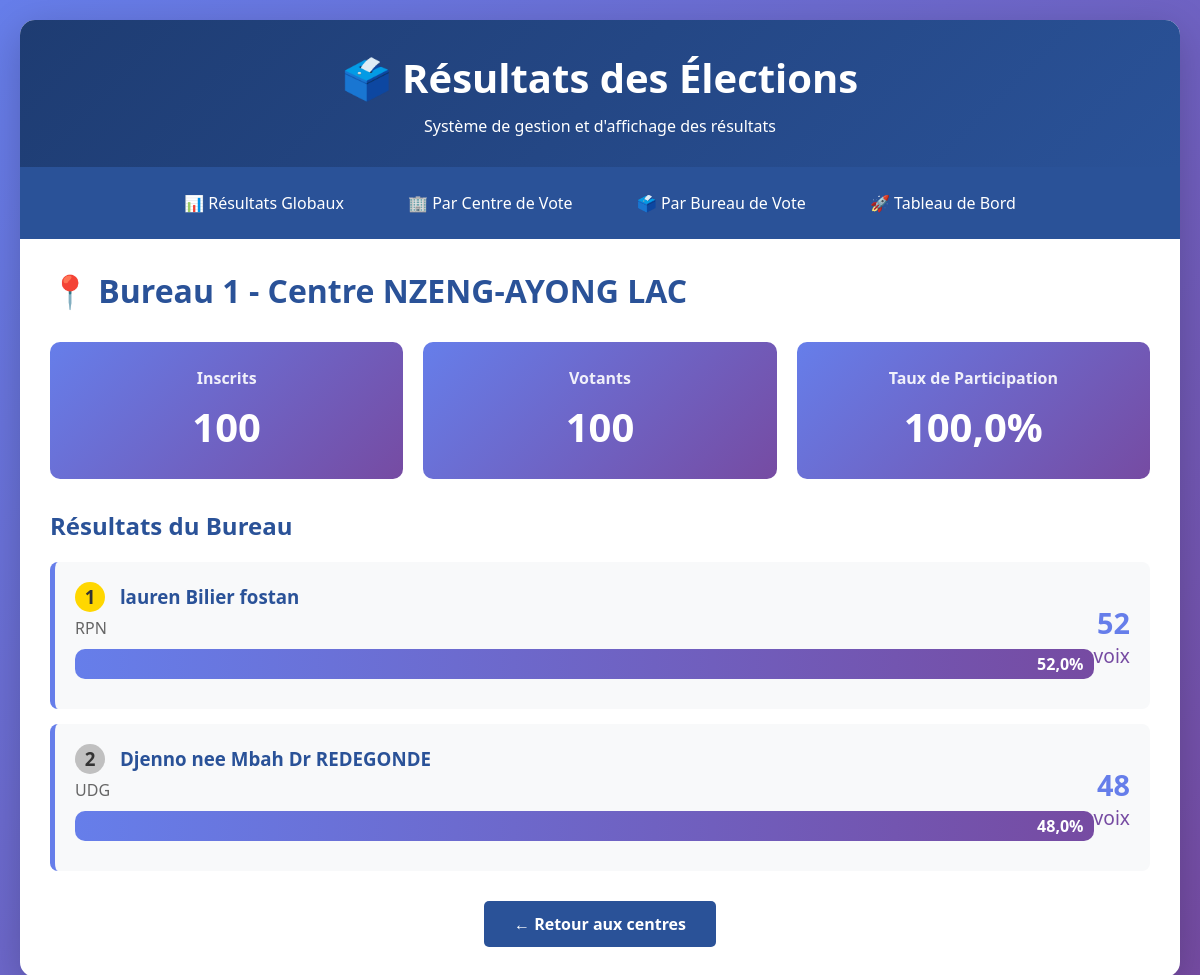
Screenshot of /bureau/29/ with the database file from the repository.
### elections/models.py (models this page shows, shortened)
class BureauVote(models.Model):
    centre = models.ForeignKey(
        CentreVote,
        on_delete=models.CASCADE,
        related_name='bureaux'
    )
    numero = models.CharField(max_length=20)
    nombre_inscrits = models.IntegerField(
        validators=[MinValueValidator(0)],
        default=0
    )
    class Meta:
        verbose_name_plural = "Bureaux de vote"
        unique_together = ['centre', 'numero']

class CentreVote(models.Model):
    nom = models.CharField(max_length=200)
    adresse = models.TextField()
    commune = models.CharField(max_length=100)
    class Meta:
        verbose_name_plural = "Centres de vote"

class Candidat(models.Model):
    nom = models.CharField(max_length=100)
    prenom = models.CharField(max_length=100)
    parti = models.CharField(max_length=100, blank=True)
    numero = models.IntegerField(unique=True)
    photo = models.ImageField(upload_to='candidats/', blank=True, null=True)
    class Meta:
        ordering = ['numero']
        verbose_name_plural = "Candidats"

### elections/views.py (the view)
# urls.py: path('bureau/<int:bureau_id>/', views.detail_bureau, name='detail_bureau'),
def detail_bureau(request, bureau_id):
    bureau = get_object_or_404(BureauVote, id=bureau_id)
    resultats = Resultat.objects.filter(bureau_vote=bureau).select_related('candidat')
    total_voix = resultats.aggregate(total=Sum('nombre_voix'))['total'] or 0
    resultats_data = []
    for resultat in resultats:
        pourcentage = 0
        if total_voix > 0:
            pourcentage = round((resultat.nombre_voix / total_voix) * 100, 2)
        resultats_data.append({
            'candidat': resultat.candidat,
            'voix': resultat.nombre_voix,
            'pourcentage': pourcentage
        })
    resultats_data.sort(key=lambda x: x['voix'], reverse=True)
    taux_part = 0
    if bureau.nombre_inscrits > 0:
        taux_part = round((total_voix / bureau.nombre_inscrits) * 100, 2)
    context = {
        'bureau': bureau,
        'resultats': resultats_data,
        'total_voix': total_voix,
        'taux_participation': taux_part
    }
    return render(request, 'elections/detail_bureau.html', context)

### elections/templates/elections/detail_bureau.html (shortened to what this page needs)
{% extends 'elections/base.html' %}
{% block content %}
<h1 style="color: #2a5298; margin-bottom: 30px;">
    📍 Bureau {{ bureau.numero }} - {{ bureau.centre.nom }}
</h1>
<div class="stats-grid">
    <div class="stat-card">
        <h3>Inscrits</h3>
        <div class="value">{{ bureau.nombre_inscrits }}</div>
    </div>
    <div class="stat-card">
        <h3>Votants</h3>
        <div class="value">{{ total_voix }}</div>
    </div>
    <div class="stat-card">
        <h3>Taux de Participation</h3>
        <div class="value">{{ taux_participation }}%</div>
    </div>
</div>
<h2 style="color: #2a5298; margin: 30px 0 20px;">Résultats du Bureau</h2>
{% for resultat in resultats %}
<div class="candidat-card">
    <div class="candidat-info">
        <h3>
            {% if forloop.counter == 1 %}
                <span class="rank first">1</span>
            {% elif forloop.counter == 2 %}
                <span class="rank second">2</span>
            {% elif forloop.counter == 3 %}
                <span class="rank third">3</span>
            {% else %}
                <span class="rank">{{ forloop.counter }}</span>
            {% endif %}
            {{ resultat.candidat.prenom }} {{ resultat.candidat.nom }}
        </h3>
        <p style="color: #666;">{{ resultat.candidat.parti }}</p>
        <div class="progress-bar">
            <div class="progress-fill" style="width: {{ resultat.pourcentage }}%;">
                {{ resultat.pourcentage }}%
            </div>
        </div>
    </div>
    <div class="candidat-stats">
        <div class="voix">{{ resultat.voix }}</div>
        <div class="pourcentage">voix</div>
    </div>
</div>
{% endfor %}
<div style="margin-top: 30px; text-align: center;">
    <a href="{% url 'elections:resultats_par_centre' %}"
       style="display: inline-block; padding: 12px 30px; background: #2a5298;
              color: white; text-decoration: none; border-radius: 5px;
              font-weight: bold;">
        ← Retour aux centres
    </a>
</div>
{% endblock %}

### elections/static/elections/css/style.css (style rules this page uses)
* { margin: 0; padding: 0; box-sizing: border-box; }
body { font-family: "Segoe UI", Tahoma, Geneva, Verdana, sans-serif; background: linear-gradient(135deg, #667eea 0%, #764ba2 100%); min-height: 100vh; padding: 20px; }
.stats-grid { display: grid; grid-template-columns: repeat(auto-fit, minmax(250px, 1fr)); gap: 20px; margin-bottom: 30px; }
.stat-card { background: linear-gradient(135deg, #667eea 0%, #764ba2 100%); color: white; padding: 25px; border-radius: 10px; text-align: center; }
.stat-card h3 { font-size: 1em; margin-bottom: 10px; opacity: 0.9; }
.stat-card .value { font-size: 2.5em; font-weight: bold; }
.candidat-card { background: #f8f9fa; border-left: 5px solid #667eea; padding: 20px; margin-bottom: 15px; border-radius: 8px; display: flex; justify-content: space-between; align-items: center; transition: transform 0.2s; }
.candidat-info { flex: 1; }
.candidat-info h3 { color: #2a5298; margin-bottom: 5px; }
.candidat-stats { text-align: right; }
.voix { font-size: 1.8em; font-weight: bold; color: #667eea; }
.pourcentage { font-size: 1.2em; color: #764ba2; }
.progress-bar { background: #e0e0e0; border-radius: 10px; height: 30px; margin: 10px 0; overflow: hidden; }
.progress-fill { background: linear-gradient(90deg, #667eea 0%, #764ba2 100%); height: 100%; display: flex; align-items: center; justify-content: flex-end; padding-right: 10px; color: white; font-weight: bold; transition: width 0.5s ease; }
.rank { display: inline-block; background: #667eea; color: white; width: 30px; height: 30px; border-radius: 50%; text-align: center; line-height: 30px; font-weight: bold; margin-right: 10px; }
.rank.first { background: #ffd700; color: #333; }
.rank.second { background: #c0c0c0; color: #333; }

### rows the page displays
BureauVote: numero "1", centre.nom "Centre NZENG-AYONG LAC", nombre_inscrits "100"
Candidat: shows "1", candidat.prenom "lauren", candidat.nom "Bilier fostan", candidat.parti "RPN", pourcentage "52,0", voix "52"
Candidat: shows "2", candidat.prenom "Djenno nee Mbah", candidat.nom "Dr REDEGONDE", candidat.parti "UDG", pourcentage "48,0", voix "48"

### other values shown
{{ total_voix }} "100"
{{ taux_participation }} "100,0"
